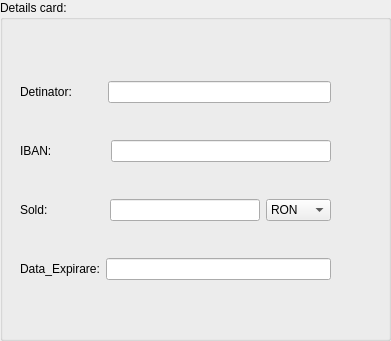
   <widget class="QGroupBox" name="card_detail">
    <property name="geometry">
     <rect>
      <x>520</x>
      <y>120</y>
      <width>391</width>
      <height>341</height>
     </rect>
    </property>
    <property name="title">
     <string>Details card:</string>
    </property>
    <property name="flat">
     <bool>true</bool>
    </property>
    <widget class="QWidget" name="layoutWidget">
     <property name="geometry">
      <rect>
       <x>20</x>
       <y>50</y>
       <width>311</width>
       <height>261</height>
      </rect>
     </property>
     <layout class="QVBoxLayout" name="verticalLayout">
      <item>
       <layout class="QHBoxLayout" name="horizontalLayout">
        <item>
         <widget class="QLabel" name="detinator_label">
          <property name="text">
           <string>Detinator:         </string>
          </property>
         </widget>
        </item>
        <item>
         <widget class="QLineEdit" name="lineEdit_detinator"/>
        </item>
       </layout>
      </item>
      <item>
       <layout class="QHBoxLayout" name="horizontalLayout_2">
        <item>
         <widget class="QLabel" name="IBAN_label">
          <property name="text">
           <string>IBAN:                </string>
          </property>
         </widget>
        </item>
        <item>
         <widget class="QLineEdit" name="lineEdit_IBAN"/>
        </item>
       </layout>
      </item>
      <item>
       <layout class="QHBoxLayout" name="horizontalLayout_3">
        <item>
         <widget class="QLabel" name="sold_label">
          <property name="text">
           <string>Sold:                 </string>
          </property>
         </widget>
        </item>
        <item>
         <widget class="QLineEdit" name="lineEdit__sold"/>
        </item>
        <item>
         <widget class="QComboBox" name="currency_box">
          <item>
           <property name="text">
            <string>RON</string>
           </property>
          </item>
          <item>
           <property name="text">
            <string>EURO</string>
           </property>
          </item>
          <item>
           <property name="text">
            <string>USD</string>
           </property>
          </item>
         </widget>
        </item>
       </layout>
      </item>
      <item>
       <layout class="QHBoxLayout" name="horizontalLayout_4">
        <item>
         <widget class="QLabel" name="dataExp_label">
          <property name="text">
           <string>Data_Expirare:</string>
          </property>
         </widget>
        </item>
        <item>
         <widget class="QLineEdit" name="lineEdit_dataExp"/>
        </item>
       </layout>
      </item>
     </layout>
    </widget>
   </widget>
